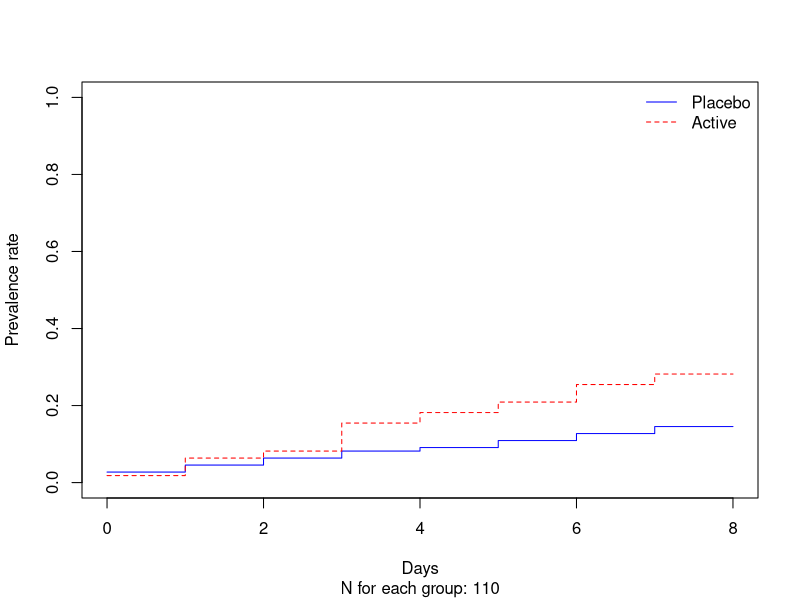
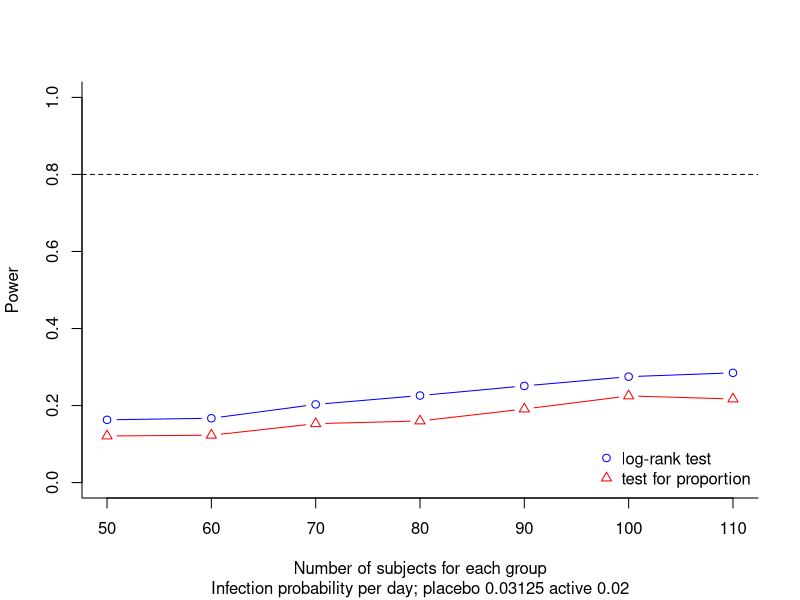

Recreate these plots in R, in order.
## ---- chunk 1
library(survival)
############################# Conditions ###########################
nstart <- 50 # 検討する最小N数
nstop <- 110 # 検討する最大N数
period <- 8 # 観察期間
p1 <- 0.25/period # Active群の１日あらりの発症確率
p2 <- 0.16/period # Placebo群の１日あたりの発症確率
############################# START ###############################
set.seed(1234)
cpow <- NULL
for (n in seq(nstart,nstop,10)){
cres <- NULL
for (i in 1:1000){

y1<- as.matrix(rbinom(n,1,p1),ncol=1)
y2<- as.matrix(rbinom(n,1,p2),ncol=1)
for (i in 1:(period-1)){
  y1 <- cbind(y1,as.numeric(y1[,i] | rbinom(n,1,p1)))
  y2 <- cbind(y2,as.numeric(y2[,i] | rbinom(n,1,p2)))
}
y1 <- cbind(time=period-rowSums(y1),cens=ifelse(rowSums(y1)>0,1,0))
y2 <- cbind(time=period-rowSums(y2),cens=ifelse(rowSums(y2)>0,1,0))
df <- data.frame(ID=1:(2*n),treat=c(rep("Placebo",n),rep("Active",n)),rbind(y1,y2))
res <- survdiff(Surv(time)~treat,data=df,rho=0) 
pvalue <- pchisq(res$chisq,df=1,lower.tail=FALSE)
resp <- prop.test(x=c(nrow(df[df$treat=="Active" & df$cens==1,]),nrow(df[df$treat=="Placebo" & df$cens==1,])),
                  n=c(nrow(df[df$treat=="Active",]),nrow(df[df$treat=="Active",])))
cres <- rbind(cres,c(N=n,p.value=pvalue,p.value2=resp$p.value))
}
pow <- nrow(cres[cres[,"p.value"]<0.05,])/nrow(cres)
pow2 <- nrow(cres[cres[,"p.value2"]<0.05,])/nrow(cres)
cpow <- rbind(cpow,c(N=n,power=pow,power2=pow2))
}
ge2.s <-survfit(Surv(time,cens)~treat,data= df,type="kaplan-meier")
plot(ge2.s,fun="event",ylim=c(0,1),lty=1:2,col=c("blue","red"),xlab="Days",ylab="Prevalence rate",sub=paste("N for each group:",n))
legend("topright",legend=c("Placebo","Active"),lty=1:2,col=c("blue","red"),bty="n")
#########
#cpow
plot(x=cpow[,"N"],y=cpow[,c("power")],bty="l",ylim=c(0,1),type="b",pch=1,col="blue",xlab="Number of subjects for each group",ylab="Power",sub=paste("Infection probability per day;","placebo",p1,"active",p2))
points(x=cpow[,"N"],y=cpow[,c("power2")],bty="l",ylim=c(0,1),type="b",pch=2,col="red")
abline(h=0.8,lty=2)
legend("bottomright",legend=c("log-rank test","test for proportion"),bty="n",pch=1:2,col=c("blue","red"))
#
